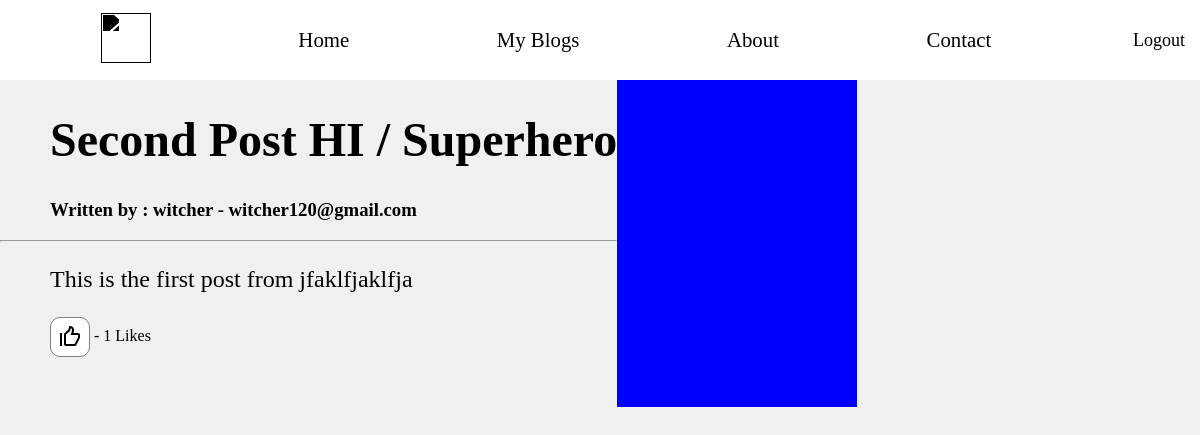
Screenshot of /blogarea/article/3 with the database file from the repository.
### blogarea/models.py (models this page shows, shortened)
class Post(models.Model):
    choices = Category.objects.all().values_list('name','name')
    title = models.CharField(max_length=255)
    author = models.ForeignKey(User,on_delete=models.CASCADE,null=True,blank=True)
    post_date = models.DateField(auto_now_add=True)
    category = models.CharField(choices=choices,max_length=255,default="Uncategorized")
    articleSnippet = models.CharField(max_length=150,default="Default Article Snippet")
    thumbnail = models.ImageField(upload_to='thumbnail/',null=True,blank=True)
    like = models.ManyToManyField(User,related_name='blog_posts',null=True,blank=True)
    body = RichTextField(blank=True,null=True)
    def total_likes(self):
        return self.like.count()

### blogarea/views.py (the view)
# urls.py: path('article/<int:pk>', ArticleDetailView.as_view(), name="ArticleDetailView"),
class ArticleDetailView(DetailView):
    model = Post
    template_name = 'article_Detail.html'
    def get_context_data(self, *args, **kwargs):
        context = super(ArticleDetailView, self).get_context_data(*args, **kwargs)
        stuff = get_object_or_404(Post,id=self.kwargs['pk'])
        total_likes = stuff.total_likes()
        context['total_likes'] = total_likes
        return context

### blogarea/templates/article_Detail.html (shortened to what this page needs)
<!DOCTYPE html>
<html lang="en">
  <head>
    {% load static %}
    <link rel="stylesheet" href="{% static 'header.css' %}" />
    <link rel="stylesheet" href="{% static 'article_Detail.css' %}" />
  </head>
  <body>
    <header>
      <nav>
        <a href=""
          ><img
            class="headerLogo"
            src="{% static '1to1 invictus logo.png'%}"
            height="50px"
            width="50px"
        /></a>
        <a href="{% url 'blogarea'%}">Home</a>
        <a href="">My Blogs</a>
        <a href="">About</a>
        <a href="">Contact</a>
        <form action="{% url 'logout' %}" method="post">
          <button class="headerSignUp">Logout</button>
        </form>
      </nav>
    </header>
    <div class="mainContainer" style="display: flex">
      <div class="left">
        <h1>{{ post.title }} / {{ post.category }}</h1>
        <h3>Written by : {{ post.author }} - {{ post.author.email }}</h3>
        <hr />
        <p>{{ post.body|safe }}</p>
        <div style="display: flex">
          <form action="{% url 'like_post' post.pk %}" method="post">
            <button
              type="submit"
              name="post_id"
              value="{{ post.id }}"
              class="like-button {% if request.user in post.like.all %}liked{% else %}unliked{% endif %}"
              id="LikeButton"
            ></button>
            <label style="margin-top: 10px" for="LikeButton"
              >&nbsp;- {{ total_likes }} Likes</label
            >
          </form>
        </div>
      </div>
      <div
        class="right"
        style="min-width: 20%; min-height: 100%; background-color: blue"
      ></div>
    </div>
  </body>
</html>

### blogarea/static/header.css (style rules this page uses)
header { background-color: white; height: 5em; display: flex; justify-content: center; align-items: center; position: sticky; top: 0; z-index: 10; transition: background-color .4s ease-in-out; backdrop-filter: blur(2px); }
body { margin: 0; }
header .headerLogo { filter: brightness(0); transition: filter .4s ease-in-out; }
.headerSignUp { margin-left:10px; padding: 5px; background: transparent; font-family: Cambria; border:none; transition: .4s all ease-in-out; margin-right: 10px; font-size: large; cursor: pointer; }
form { display: contents; }
nav { width: 100%; display: flex; justify-content: space-between; align-items: center; position: relative; }
header nav { padding: 1.5em 0 1.5em 5em; }
a { text-decoration: none; color: black; font-size: 1.3em; margin: 1em; transition: color .4s ease-in-out; }
a { position: relative; display: inline-block; }
nav a::before { content: ""; position: absolute; bottom: -5px; width: 0%; height: 3px; background-color: black; transition: .4s all ease-in-out; }

### blogarea/static/article_Detail.css (style rules this page uses)
body { margin: 0; background: rgb(240, 240, 240); }
p { font-size: x-large; font-family: Cambria, Cochin, Georgia, Times, 'Times New Roman', serif; }
h1,h3 { font-family: Cambria; margin-left: 50px; }
h1 { font-size: xxx-large; font-weight: light; }
p { margin-left: 50px; margin-right: 50px; white-space: pre-wrap; }
.like-button.unliked { background: url('like.png'); width: 40px; height: 40px; background-repeat: no-repeat; background-position: center; margin-left: 50px; margin-bottom: 50px; border: 1px solid gray; border-radius: 10px; background-color: white; }

### rows the page displays
Post: title "Second Post HI", category "Superhero", author "witcher", author.email "witcher120@gmail.com", body "This is the first post from jfaklfjaklfja"

### other values shown
{{ total_likes }} "1"
